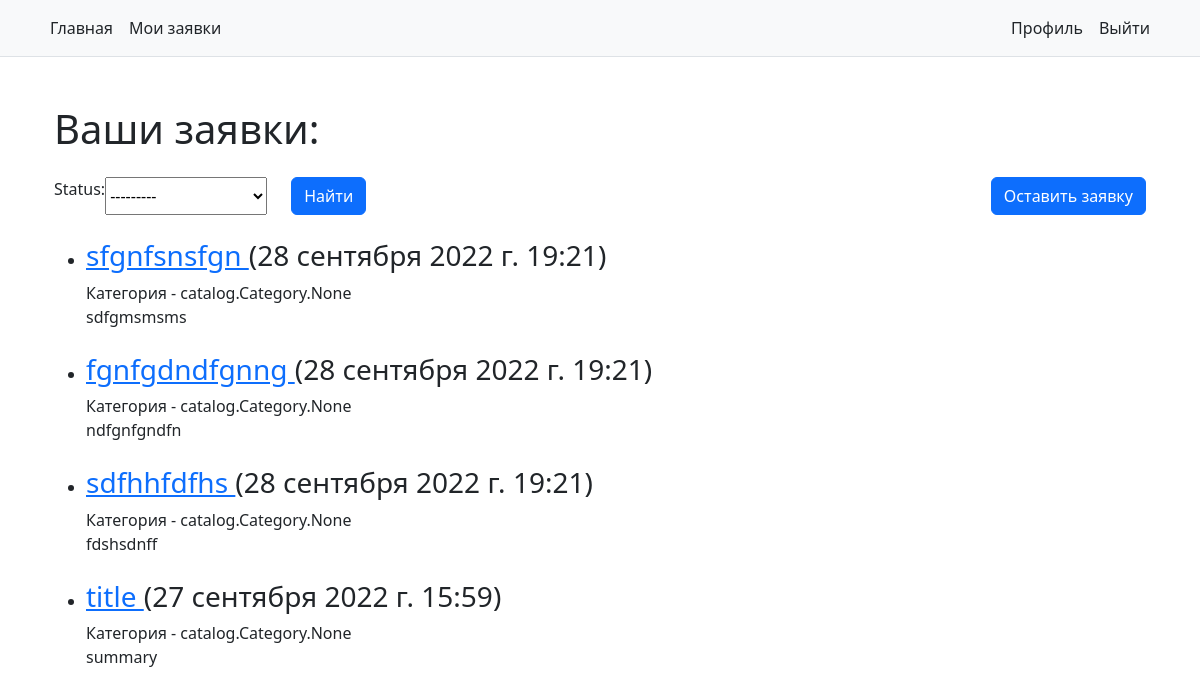
The app's page /catalog/myapplications (signed in), older data.
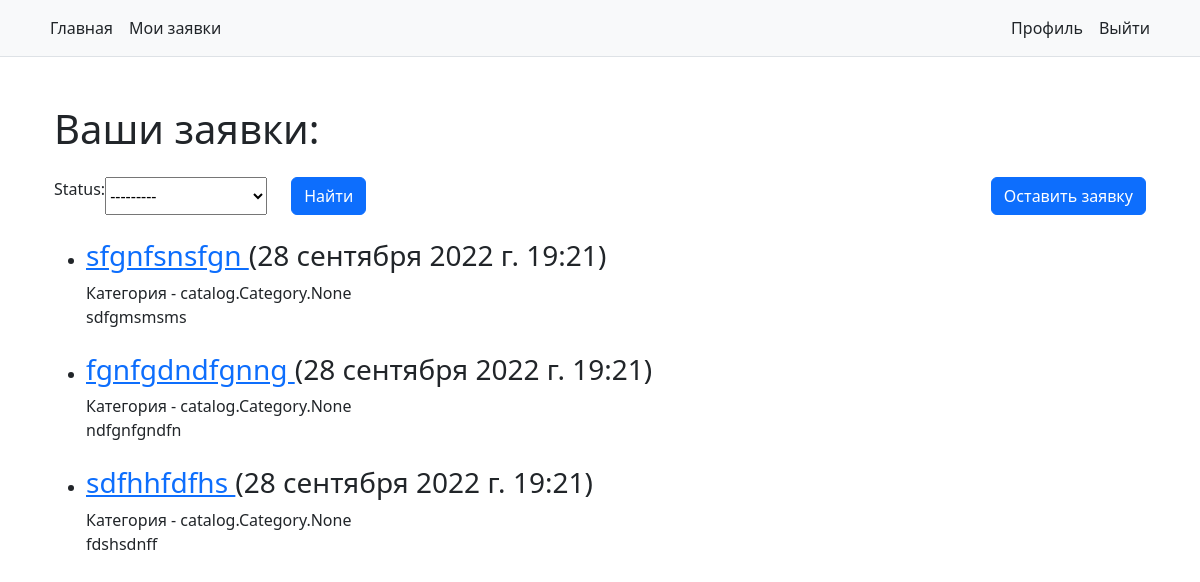
The same page, newer data.
### catalog/models.py (models this page shows, shortened)
class Application(models.Model):
    title = models.CharField(max_length=200, help_text="Введите название заявки", verbose_name='Название')
    summary = models.TextField(max_length=1000, help_text="Опишите свою заявку здесь", verbose_name='Описание')
    category = models.ManyToManyField('Category', help_text='Выберите категория для заявки', verbose_name='Категория')
    image = models.ImageField(upload_to="images/", help_text="Максимальный размер изображения 2MB",
                              validators=[validate_image], verbose_name='Изображение')
    time_stamp = models.DateTimeField(default=timezone.now())
    status_application = (
        ('n', 'Новая'),
        ('i', 'Принято в работу'),
        ('d', 'Выполнено'),
    )
    status = models.CharField(max_length=100, choices=status_application, blank=True, default="n")
    borrower = models.ForeignKey('User', on_delete=models.SET_NULL, null=True, blank=True, )
    comment = models.CharField(max_length=500, blank=True)
    design_done = models.ImageField(upload_to="images/",
                                    validators=[validate_image],
                                    help_text="Максимальный размер изображения 2MB",
                                    blank=True,
                                    null=True,
                                    )

### catalog/views.py (the view)
# urls.py: path('myapplications', views.LoanedApplicationsByUserListView.as_view(), name='my-applications'),
class LoanedApplicationsByUserListView(LoginRequiredMixin, generic.ListView):
    model = Application
    template_name = "catalog/application_list_borrowed_user.html"
    context_object_name = 'user_application_list'
    def get_context_data(self, **kwargs):
        context = super().get_context_data(**kwargs)
        context['filter'] = ApplicationFilter(self.request.GET, queryset=self.get_queryset())
        return context
    def get_queryset(self):
        return Application.objects.filter(borrower=self.request.user).order_by('-id')

### catalog/templates/catalog/application_list_borrowed_user.html (shortened to what this page needs)
{% extends "catalog/base_generic.html" %}
{% load bootstrap %}
{% block content %}
    <div class="container">
        <h1 class="mt-5">Ваши заявки:</h1>
        <div class="d-flex flex-row justify-content-between mt-4">
            <form class="d-flex flex-row justify-content-between filter-form" method="get">
                {{ filter.form|bootstrap }}
                <button type="submit" class="btn btn-primary ms-4" height="30px">Найти</button>
            </form>
            <a href="{% url 'create' %}"><button class="btn btn-primary">Оставить заявку</button></a>
        </div>
        {% if user_application_list %}
            <ul class="mt-4">
                {% for ap in filter.qs %}
                    <li class="mt-4">
                        <h3><a href="{% url 'application-detail' ap.pk %}">{{ ap.title }} </a>({{ap.time_stamp}})</h3>
                        <p>Категория - {{ap.category }}</br>{{ap.summary}}</p>
                    </li>
                {% endfor %}
            </ul>
        {% else %}
            <p>У вас пока нет заявок.</p>
        {% endif %}
    </div>
{% endblock %}

Row changes from the older to the newer data that the page shows:
removed Application: title "title", time_stamp "27 сентября 2022 г. 15:59", category "catalog.Category.None", summary "summary"
